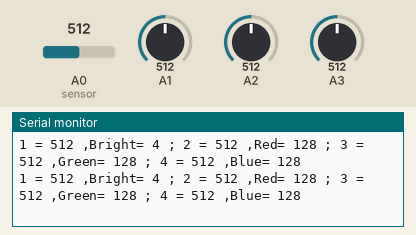
Simulated run of this sketch. Board: Arduino Uno, built with avr-gcc and run on an emulated ATmega328P. Parts: the last lines printed to the serial monitor. Inputs (shaded band) come from the test bench; at power-on: A1 = 512, A3 = 512, A0 (sensor) = 512, A2 = 512.

Above: at 1.2 s.
1.3 s: A1 set to 421
At 1.43 s:
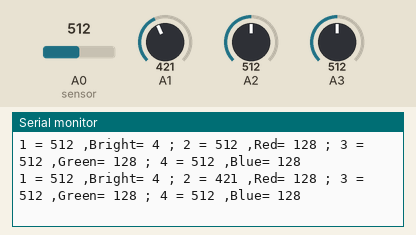
2.8 s: A1 set to 396
At 2.86 s:
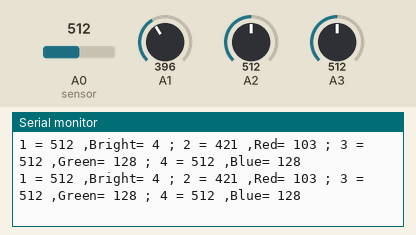
4.3 s: A3 set to 622
At 4.3 s:
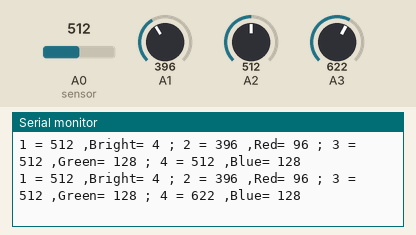
5.8 s: A3 set to 641
At 5.85 s:
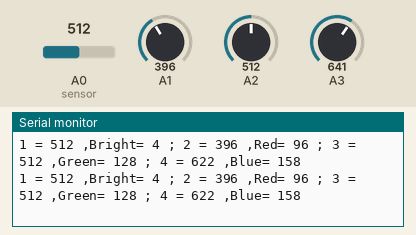
Timing chart, 0 to 8.8 s (numbered marks = the images above; inputs shaded):
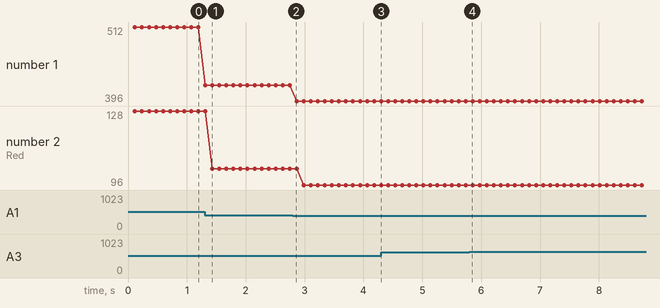

Measured:
- after the input at 1.3 s, the serial monitor: prints a new line at once (image 1)
- plotted number 1: 512 → 421 after the input at 1.3 s, 421 → 396 after the input at 2.8 s
- plotted number 2: 128 → 103 after the input at 1.3 s, 103 → 96 after the input at 2.8 s

The sketch:

lightsabre.ino
```cpp
#include <FastLED.h>
#define LED_PIN     PD2
#define NUM_LEDS    113

CRGB leds[NUM_LEDS];

int brightLevel = 0;
int brightVal = 0;

int redLevel = 0;
int redVal = 0;

int greenLevel = 0;
int greenVal = 0;

int blueLevel = 0;
int blueVal = 0;

int analogMin = 50;
int analogMax = 950;

void setup()
{
  Serial.begin(115200);
  FastLED.addLeds<WS2812, LED_PIN, GRB>(leds, NUM_LEDS);
}

void loop()
{

  brightVal = constrain(analogRead(A0), analogMin, analogMax);  // limits range of sensor values to between analogMin and analogMax
  brightLevel  = map(brightVal, analogMin, analogMax, 0, 8);  //bright to %

  redVal = constrain(analogRead(A1), analogMin, analogMax);
  redLevel = map(redVal, analogMin, analogMax, 0, 250);   //red to %

  greenVal = constrain(analogRead(A2), analogMin, analogMax);
  greenLevel = map(greenVal, analogMin, analogMax, 0, 250); //grean to %

  blueVal = constrain(analogRead(A3), analogMin, analogMax);
  blueLevel = map(blueVal, analogMin, analogMax, 0, 250);  //blue to %

  FastLED.setBrightness(brightLevel);


  for (int i = 0; i <= 113; i++)
  {
    leds[i] = CRGB(redLevel, greenLevel, blueLevel);
    delay(1);
  }
//  leds[0] = CRGB(redLevel, greenLevel, blueLevel);

  FastLED.show();

  Serial.println("");

  /*-------Bright Level-------*/
  Serial.print("1 = ");
  Serial.print(analogRead(A0));
  Serial.print(" ,Bright= ");
  Serial.print(brightLevel);
  Serial.print(" ; ");

  /*-------Red Level-------*/
  Serial.print("2 = ");
  Serial.print(analogRead(A1));
  Serial.print(" ,Red= ");
  Serial.print(redLevel);
  Serial.print(" ; ");

  /*-------Green Level-------*/
  Serial.print("3 = ");
  Serial.print(analogRead(A2));
  Serial.print(" ,Green= ");
  Serial.print(greenLevel);
  Serial.print(" ; ");

  /*-------Blue Level-------*/
  Serial.print("4 = ");
  Serial.print(analogRead(A3));
  Serial.print(" ,Blue= ");
  Serial.print(blueLevel);


}
```
